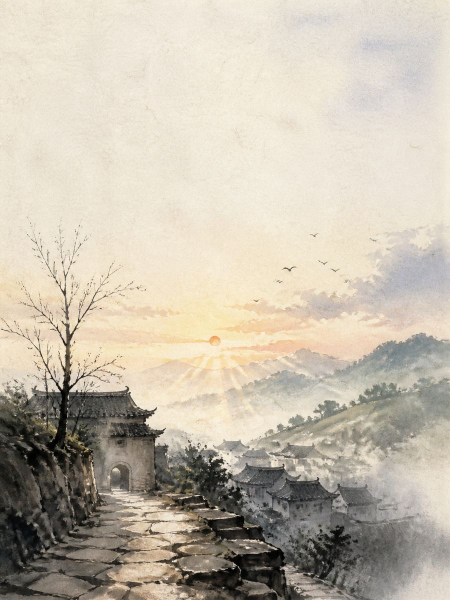
#> input picture assets/scene/bc_binh_minh.jpg, 900 x 1200 px (shown at 1/2 size); its folder holds only this picture in this run
$ python do_net_anh.py
#> lines starting #> are read from the running program, lines starting #| are printed output that depends on the picture; after the words box and inside, x2 and y2 are one past the last pixel; in counts of white or black regions, pixels touching at a corner belong together
#!/usr/bin/env python3
"""Đo chất lượng mực của ảnh line-art: mực có đặc không, có bị loang lỗ không.

Hướng vẽ hiện tại là line-art: nét đen sắc, một nét liền, tô mực đặc bên trong nét.
Hai kiểu hỏng thật gặp phải, và cách đo chúng:

  LOANG (mực loang lỗ) — tỉ lệ điểm nằm BÊN TRONG thân mực mà vẫn còn sáng. Mực tô
       đặc cho 0.00; mực loang lỗ cho 0.15–0.46. Đây là bệnh chính: nhìn như tranh
       trừu tượng vì mảng mực không kín, vá víu sáng tối.

  DOT (đốm sáng) — tỉ lệ điểm sáng nằm trong các LỖ NHỎ khoét giữa thân mực. Khác
       với lỗ lớn: lỗ lớn chính là mảng giấy trắng nằm trong nét bao, hoàn toàn hợp lệ
       với line-art (kỹ thuật liubai / 留白). Chỉ lỗ nhỏ li ti mới là lỗi.

  NET (nét gãy) — độ nhất quán hướng nét dọc đường biên. Nét kéo một hơi thì hướng
       đi đều; nét chắp vụn thì hướng đảo liên tục. Chỉ dùng để soi ảnh bất thường,
       không có ngưỡng tuyệt đối, vì ảnh nhiều chi tiết thật (tóc, vân vải) cũng
       làm số tụt.

Ngưỡng lấy từ ảnh tổng hợp ở `--tu-kiem`, không phải số đoán.

Chạy: python3 tools/do_net_anh.py [thư mục]
Kiểm chính thước: python3 tools/do_net_anh.py --tu-kiem
"""
import glob
import os
import sys

import numpy as np
from PIL import Image
from scipy import ndimage as ndi

GOC = os.path.dirname(os.path.dirname(os.path.abspath(__file__)))
MAC_DINH = os.path.join(GOC, "docs", "assets", "scene")

NGUONG_LOANG = 0.15      # trên mức này là mực loang lỗ
NGUONG_LOANG_TOT = 0.08
NGUONG_DOT = 0.03        # trên mức này là có đốm sáng li ti
NGUONG_NET_CANH_BAO = 0.45


def _muc(a):
    """Mặt nạ mực + hai mốc sáng tối của chính ảnh (nền giấy sáng không đều)."""
    lo, hi = np.percentile(a, 1), np.percentile(a, 99)
    if hi - lo < 12:
        return None, lo, hi
    return a < (lo + 0.45 * (hi - lo)), lo, hi


def do_loang(a):
    """Tỉ lệ điểm còn sáng nằm trong thân mực (đã lấp các lỗ)."""
    m, lo, hi = _muc(a)
    if m is None or m.sum() < 2000:
        return None
    than = ndi.binary_fill_holes(m)
    if than.sum() == 0:
        return None
    return float((a[than] > lo + 0.35 * (hi - lo)).sum() / than.sum())


def do_dot(a):
    """Tỉ lệ điểm sáng nằm trong các lỗ NHỎ khoét giữa thân mực."""
    m, _, _ = _muc(a)
    if m is None or m.sum() < 2000:
        return None
    lo_hong = ndi.binary_fill_holes(m) & ~m
    if not lo_hong.any():
        return 0.0
    nhan, so = ndi.label(lo_hong)
    if so == 0:
        return 0.0
    dt = np.asarray(ndi.sum(lo_hong, nhan, range(1, so + 1)))
    # Lỗ nhỏ = dưới 0.2% lượng mực. Mảng giấy trắng giữa nét bao lớn hơn nhiều.
    return float(dt[dt < max(40.0, m.sum() * 0.002)].sum() / m.sum())


def do_net(a):
    """Độ nhất quán hướng nét dọc đường biên của các mảng mực lớn."""
    m, _, _ = _muc(a)
    if m is None:
        return None
    nhan, so = ndi.label(m)
    if so == 0:
        return None
    dt = np.asarray(ndi.sum(m, nhan, range(1, so + 1)))
    lon = np.isin(nhan, [i + 1 for i in range(so) if dt[i] >= 3000])
    if lon.sum() < 3000:
        return None
    g = ndi.gaussian_filter(a.astype(np.float32), 1.5)
    gx, gy = ndi.sobel(g, 1), ndi.sobel(g, 0)
    jxx, jyy = ndi.uniform_filter(gx * gx, 9), ndi.uniform_filter(gy * gy, 9)
    jxy = ndi.uniform_filter(gx * gy, 9)
    nhat_quan = np.sqrt((jxx - jyy) ** 2 + 4 * jxy ** 2) / np.maximum(jxx + jyy, 1e-6)
    bien = lon & ~ndi.binary_erosion(lon, iterations=1)
    if bien.sum() < 200:
        return None
    return float(np.median(nhat_quan[bien]))


def do(path):
    a = np.asarray(Image.open(path).convert("L"), dtype=np.float32)
    loang, dot, net = do_loang(a), do_dot(a), do_net(a)
    if loang is None or dot is None:
        return None
    return loang, dot, net


def danh_gia(loang, dot, net):
    # Xét loang trước: mực loang lỗ tự sinh ra nhiều lỗ nhỏ, nên nếu xét đốm trước
    # thì ảnh loang bị gọi nhầm là "có đốm sáng". Đốm chỉ là lỗi riêng khi thân mực
    # vốn đặc.
    if loang > NGUONG_LOANG:
        return "mực loang lỗ"
    if dot > NGUONG_DOT:
        return "có đốm sáng"
    if loang > NGUONG_LOANG_TOT:
        return "đạt"
    return "mực đặc"


# [48 lines left out: functions _anh_tong_hop, _tu_kiem, not called in this run]


def main() -> int:
    if "--tu-kiem" in sys.argv:
        print("Tự kiểm thước trên ảnh tổng hợp:")
        ok = _tu_kiem()
        print("\nThước phân biệt đúng." if ok else "\nTHƯỚC SAI — phải sửa trước khi dùng.")
        return 0 if ok else 1

    d = sys.argv[1] if len(sys.argv) > 1 else MAC_DINH
    rows = []
    for p in sorted(glob.glob(os.path.join(d, "*.jpg"))):
        r = do(p)
#> in do, `a = np.asarray(Image.open(path).convert("L"), dtype=np.float32)`:
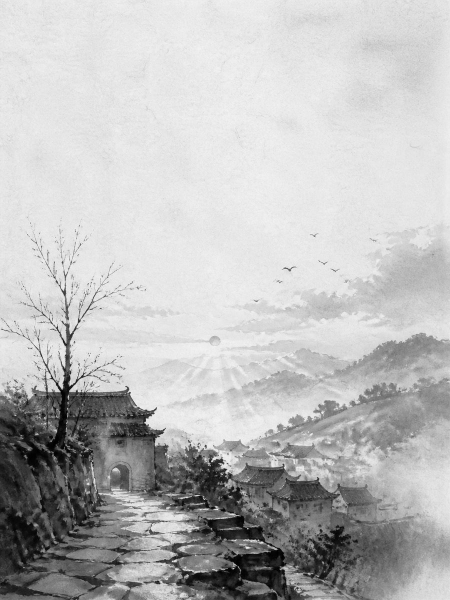
#> a: shape (1200, 900) float32 (shown at 1/2 size); min 0, max 254, mean 188.3
#> in _muc, `lo, hi = np.percentile(a, 1), np.percentile(a, 99)`: lo = 16; hi = 238
#> in do_loang, `m, lo, hi = _muc(a)`:
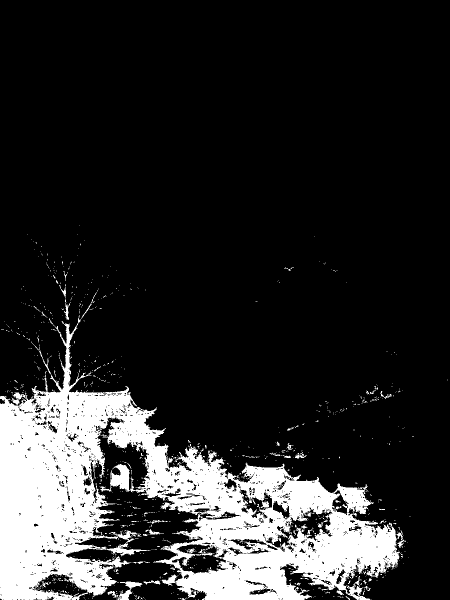
#> m: shape (1200, 900) bool (shown at 1/2 size); 16.5% white; 952 white regions (896 under 20 px), largest, box (x1, y1, x2, y2) and area: (0, 630, 807, 1200) 170401, (199, 928, 260, 983) 1489, (233, 1163, 285, 1200) 647
#> in do_loang, `m, lo, hi = _muc(a)`: lo = 16; hi = 238
#> in do_loang, `than = ndi.binary_fill_holes(m)`: than: shape (1200, 900) bool; 18.4% white; 828 white regions (783 under 20 px), largest, box (x1, y1, x2, y2) and area: (0, 630, 807, 1200) 192015, (199, 928, 260, 983) 1498, (233, 1163, 285, 1200) 661
#> in do_dot, `lo_hong = ndi.binary_fill_holes(m) & ~m`: lo_hong: shape (1200, 900) bool; 1.9% white; 1106 white regions (981 under 20 px), largest, box (x1, y1, x2, y2) and area: (532, 1015, 665, 1103) 3462, (344, 1089, 452, 1149) 3409, (479, 979, 544, 1036) 1345
#> in do_dot, `nhan, so = ndi.label(lo_hong)`:
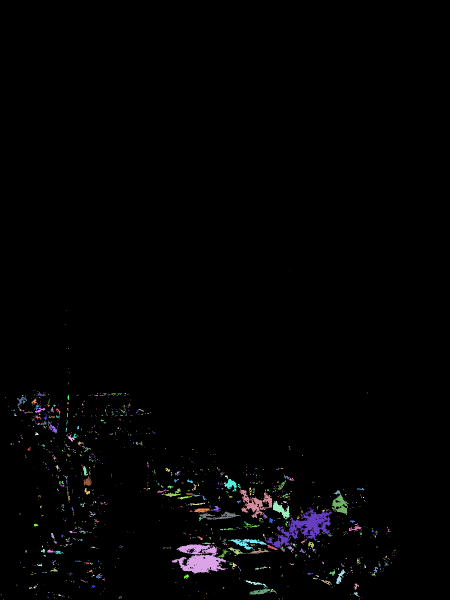
#> nhan: shape (1200, 900) int32 (shown at 1/2 size); 1372 distinct labels, from 0 to 1371; one colour per label, 0 black
#> in do_dot, `nhan, so = ndi.label(lo_hong)`: so = 1371
#> in do_dot, `dt = np.asarray(ndi.sum(lo_hong, nhan, range(1, so + 1)))`: dt = 1371 values, max 3397 at index 999, min 1 at index 0, mean 15.15
#> in do_net, `nhan, so = ndi.label(m)`:
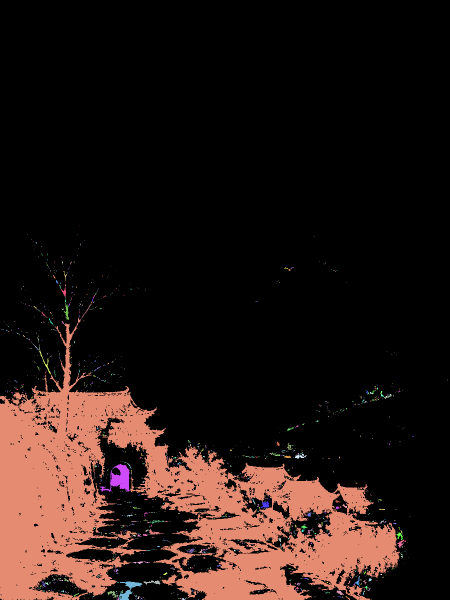
#> nhan: shape (1200, 900) int32 (shown at 1/2 size); 1369 distinct labels, from 0 to 1368; one colour per label, 0 black
#> in do_net, `nhan, so = ndi.label(m)`: so = 1368
#> in do_net, `dt = np.asarray(ndi.sum(m, nhan, range(1, so + 1)))`: dt = 1368 values, max 169434 at index 177, min 1 at index 0, mean 130.2
#> in do_net, `lon = np.isin(nhan, [i + 1 for i in range(so) if dt[i] >= 3000])`: lon: shape (1200, 900) bool; 15.7% white; 1 white region, box (x1, y1, x2, y2) and area: (0, 635, 800, 1200) 169434
#> in do_net, `jxy = ndi.uniform_filter(gx * gy, 9)`:
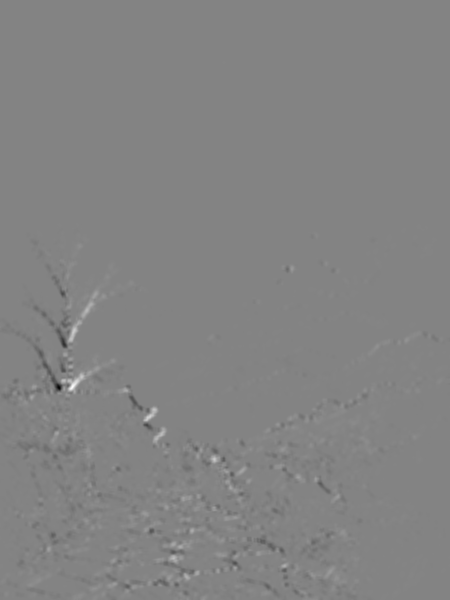
#> jxy: shape (1200, 900) float32 (shown at 1/2 size); min -27678.9, max 25938.5, mean -32.6; drawn with min black and max white
#> in do_net, `nhat_quan = np.sqrt((jxx - jyy) ** 2 + 4 * jxy ** 2) / np.maximum(jxx ..`:
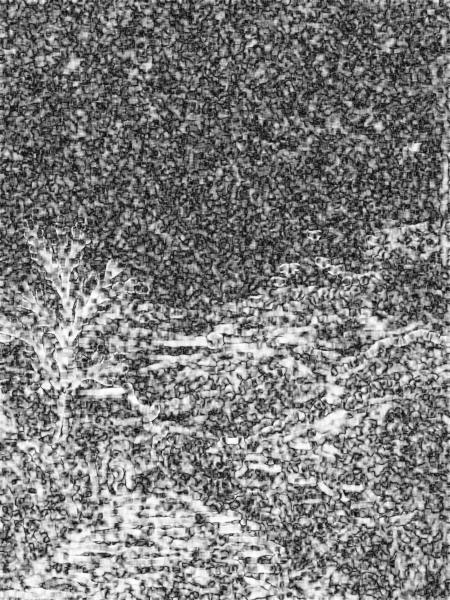
#> nhat_quan: shape (1200, 900) float32 (shown at 1/2 size); min 0.000278, max 0.998, mean 0.492
#> in do_net, `bien = lon & ~ndi.binary_erosion(lon, iterations=1)`:
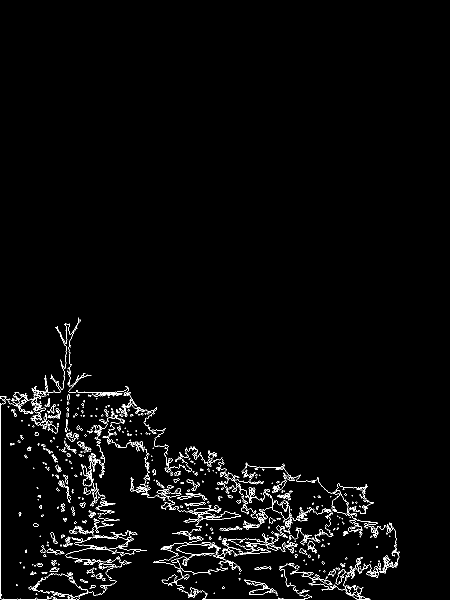
#> bien: shape (1200, 900) bool (shown at 1/2 size); 2.1% white in thin lines or dots, all inside (x1, y1, x2, y2) = (0, 635, 800, 1200)
#> in do, `loang, dot, net = do_loang(a), do_dot(a), do_net(a)`: loang = 0.323; dot = 0.0586; net = 0.63
#> r = (0.323, 0.0586, 0.63)
        if r:
            rows.append((os.path.basename(p), r[0], r[1], r[2]))

    if not rows:
        print("không có ảnh nào để đo trong", d)
        return 1

    rows.sort(key=lambda x: -x[1])
    print(f"{'ảnh':30}{'loang':>8}{'đốm':>8}{'nét':>7}  đánh giá")
    for n, loang, dot, net in rows:
        canh_bao = "" if net is None or net >= NGUONG_NET_CANH_BAO else "  ⚠ nét gãy"
        print(f"{n:30}{loang:8.3f}{dot:8.3f}"
              f"{(net if net is not None else float('nan')):7.3f}  "
              f"{danh_gia(loang, dot, net)}{canh_bao}")
#> this loop made 1 pass
#| bc_binh_minh.jpg                 0.323   0.059  0.630  mực loang lỗ

    dat = sum(1 for r in rows if danh_gia(r[1], r[2], r[3]) in ("đạt", "mực đặc"))
#> dat = 0
    loangs = [r[1] for r in rows]
#> loangs = [0.323]
    print(f"\n{len(rows)} ảnh · {dat} đạt · {len(rows) - dat} chưa đạt")
#| 1 ảnh · 0 đạt · 1 chưa đạt
    print(f"Loang: trung vị {np.median(loangs):.3f}, thấp nhất {min(loangs):.3f} "
          f"(ngưỡng {NGUONG_LOANG}).")
#| Loang: trung vị 0.323, thấp nhất 0.323 (ngưỡng 0.15).
    print(f"Đốm: ngưỡng {NGUONG_DOT}. Nét: cảnh báo dưới {NGUONG_NET_CANH_BAO}.")
    return 0


if __name__ == "__main__":
    sys.exit(main())
#> (the program exits here)

$ run again, on assets/scene/bc_cho_01.jpg
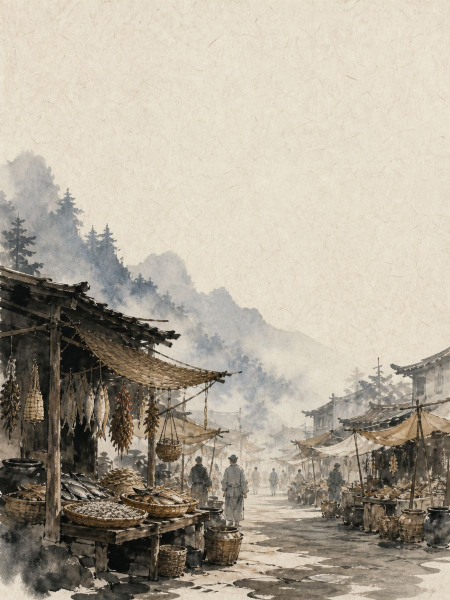
#> input picture assets/scene/bc_cho_01.jpg, 900 x 1200 px (shown at 1/2 size)
#> in _muc, `lo, hi = np.percentile(a, 1), np.percentile(a, 99)`: lo = 16; hi = 228
#> in do_loang, `m, lo, hi = _muc(a)`:
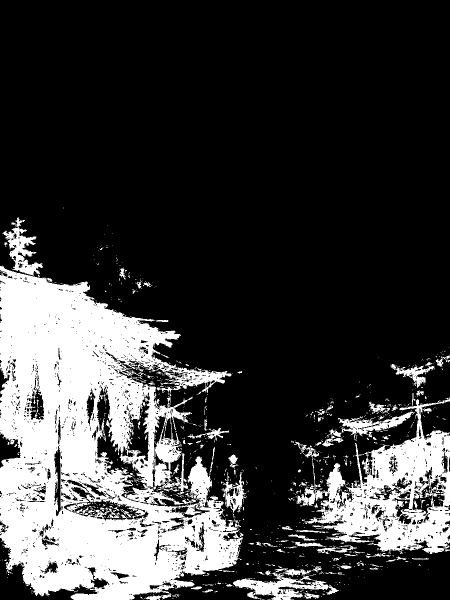
#> m: shape (1200, 900) bool (shown at 1/2 size); 23.2% white; 1044 white regions (934 under 20 px), largest, box (x1, y1, x2, y2) and area: (0, 531, 486, 1200) 187086, (588, 798, 900, 1108) 39231, (466, 1145, 678, 1200) 4521
#> in do_loang, `m, lo, hi = _muc(a)`: lo = 16; hi = 228
#> than: shape (1200, 900) bool; 26.9% white; 859 white regions (762 under 20 px), largest, box (x1, y1, x2, y2) and area: (0, 531, 486, 1200) 218118, (588, 798, 900, 1108) 47685, (466, 1145, 678, 1200) 4732
#> lo_hong: shape (1200, 900) bool; 3.7% white; 1724 white regions (1507 under 20 px), largest, box (x1, y1, x2, y2) and area: (193, 770, 296, 1004) 5753, (253, 798, 299, 922) 2790, (144, 996, 297, 1041) 2534
#> in do_dot, `nhan, so = ndi.label(lo_hong)`: so = 2146
#> in do_dot, `dt = np.asarray(ndi.sum(lo_hong, nhan, range(1, so + 1)))`: dt = 2146 values, max 5609 at index 480, min 1 at index 1, mean 18.49
#> in do_net, `nhan, so = ndi.label(m)`: so = 1619
#> in do_net, `dt = np.asarray(ndi.sum(m, nhan, range(1, so + 1)))`: dt = 1619 values, max 185336 at index 39, min 1 at index 3, mean 154.9
#> lon: shape (1200, 900) bool; 21.4% white; 4 white regions, box (x1, y1, x2, y2) and area: (0, 531, 486, 1200) 185336, (593, 798, 900, 1108) 38738, (466, 1145, 678, 1200) 4362, (5, 434, 86, 551) 3206
#> in do_net, `bien = lon & ~ndi.binary_erosion(lon, iterations=1)`:
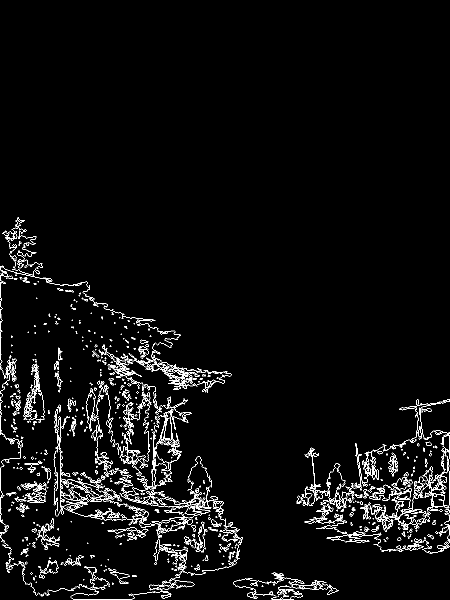
#> bien: shape (1200, 900) bool (shown at 1/2 size); 3.3% white in thin lines or dots, all inside (x1, y1, x2, y2) = (0, 434, 900, 1200)
#> in do, `loang, dot, net = do_loang(a), do_dot(a), do_net(a)`: loang = 0.312; dot = 0.0847; net = 0.561
#> r = (0.312, 0.0847, 0.561)
#> the loop in main, `for n, loang, dot, net in rows:` made 1 pass
#> (n, loang, dot, net, canh_bao) on pass 1: ('bc_cho_01.jpg', 0.312, 0.0847, 0.561, '')
#> (printed output is left out)
#> dat = 0
#> loangs = [0.312]
#| 1 ảnh · 0 đạt · 1 chưa đạt
#| Loang: trung vị 0.312, thấp nhất 0.312 (ngưỡng 0.15).
